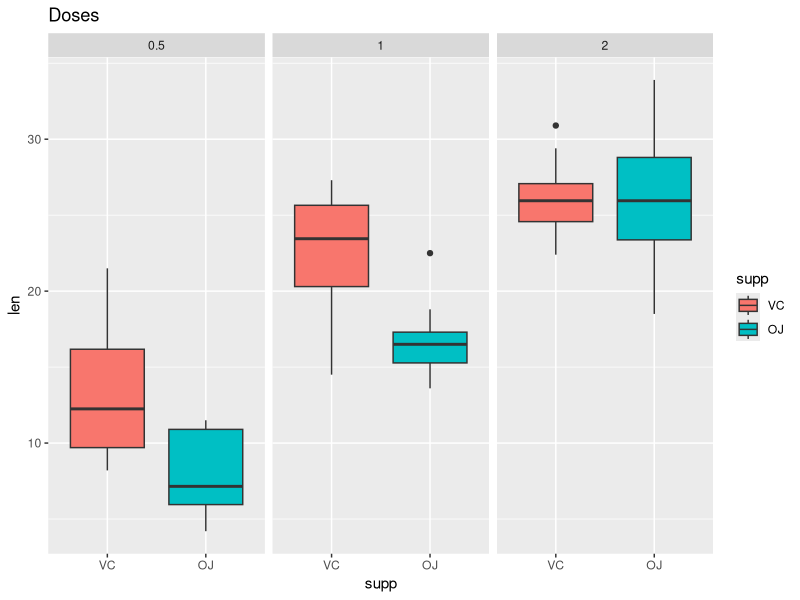

Write the R code that produced this figure. (Note: this script raises an error after producing the figure.)
## ---- chunk 1
library(ggplot2)
require(datasets)
levels(ToothGrowth$supp) <-c('VC','OJ')
levels(ToothGrowth$dose) <-c(0.5, 1.0, 2.0)
d1<-ggplot(ToothGrowth, aes(y=len, x=supp, group=supp))
d1<-d1+geom_boxplot(aes(fill=supp))+facet_grid(.~dose)
d1 + ggtitle('Doses') 
## ---- chunk 2
n<-10
tCI<-aggregate(len~dose+supp, data=ToothGrowth, 
                FUN=function(x){mean(x)+c(-1,1)*qt(0.975,n-1)*sd(x)/sqrt(n)})
colnames(tCI[,3])<-c('tCI_low', 'tCI_high')
tCI[tCI$dose==0.5,]
tCI[tCI$dose==1.0,]
tCI[tCI$dose==2.0,]
## ---- chunk 3
t.test(len~supp, data=ToothGrowth, subset=(dose==0.5), paired=FALSE, var.equal=FALSE)
t.test(len~supp, data=ToothGrowth, subset=(dose==1.0), paired=FALSE, var.equal=FALSE)
## ---- chunk 4
t.test(len~supp, data=ToothGrowth, subset=(dose==2.0), paired=FALSE, var.equal=FALSE)
